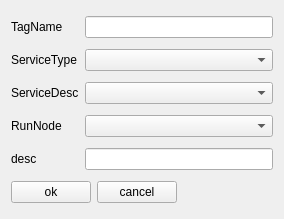
<?xml version="1.0" encoding="UTF-8"?>
<ui version="4.0">
 <class>CExtendServiceConfigDialog</class>
 <widget class="QWidget" name="CExtendServiceConfigDialog">
  <property name="geometry">
   <rect>
    <x>0</x>
    <y>0</y>
    <width>284</width>
    <height>219</height>
   </rect>
  </property>
  <property name="windowTitle">
   <string>AddExtendService</string>
  </property>
  <layout class="QGridLayout" name="gridLayout">
   <item row="0" column="0">
    <widget class="QLabel" name="label">
     <property name="text">
      <string>TagName</string>
     </property>
    </widget>
   </item>
   <item row="0" column="1">
    <widget class="QLineEdit" name="lineEdit"/>
   </item>
   <item row="1" column="0">
    <widget class="QLabel" name="label_2">
     <property name="text">
      <string>ServiceType</string>
     </property>
    </widget>
   </item>
   <item row="1" column="1">
    <widget class="QComboBox" name="comboBox_ServiceType"/>
   </item>
   <item row="2" column="0">
    <widget class="QLabel" name="label_3">
     <property name="text">
      <string>ServiceDesc</string>
     </property>
    </widget>
   </item>
   <item row="2" column="1">
    <widget class="QComboBox" name="comboBox_ServiceDesc"/>
   </item>
   <item row="3" column="0">
    <widget class="QLabel" name="label_4">
     <property name="text">
      <string>RunNode</string>
     </property>
    </widget>
   </item>
   <item row="3" column="1">
    <widget class="QComboBox" name="comboBox_RunNode"/>
   </item>
   <item row="4" column="0">
    <widget class="QLabel" name="label_5">
     <property name="text">
      <string>desc</string>
     </property>
    </widget>
   </item>
   <item row="4" column="1">
    <widget class="QLineEdit" name="lineEdit_Desc">
     <property name="readOnly">
      <bool>true</bool>
     </property>
    </widget>
   </item>
   <item row="5" column="0" colspan="2">
    <layout class="QHBoxLayout" name="horizontalLayout">
     <item>
      <widget class="QPushButton" name="pushButton">
       <property name="text">
        <string>ok</string>
       </property>
      </widget>
     </item>
     <item>
      <widget class="QPushButton" name="pushButton_2">
       <property name="text">
        <string>cancel</string>
       </property>
      </widget>
     </item>
     <item>
      <spacer name="horizontalSpacer">
       <property name="orientation">
        <enum>Qt::Horizontal</enum>
       </property>
       <property name="sizeHint" stdset="0">
        <size>
         <width>40</width>
         <height>20</height>
        </size>
       </property>
      </spacer>
     </item>
    </layout>
   </item>
  </layout>
 </widget>
 <layoutdefault spacing="6" margin="11"/>
 <resources/>
 <connections/>
</ui>
